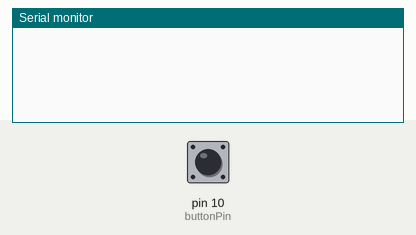
Simulated run of this sketch. Board: Arduino Uno, built with avr-gcc and run on an emulated ATmega328P. Shown: the last lines printed to the serial monitor. The inputs (shaded band) are chosen by the test bench; at power-on: pin 10 (buttonPin) HIGH.

Above: at 1.2 s.
1.3 s: pin 10 (buttonPin) pulled LOW for 0.15 s
At 2.6 s:
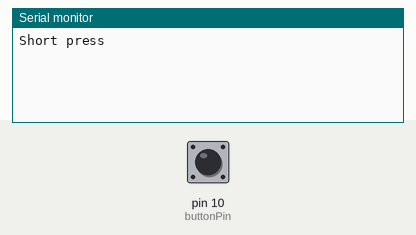
2.9 s: pin 10 (buttonPin) pulled LOW for 1 s
At 5.3 s:
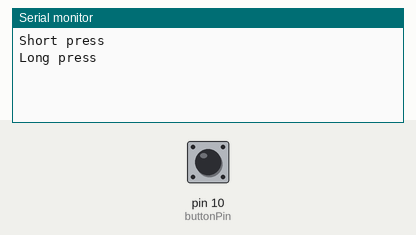

The sketch:

knopochka.ino
```cpp
const int buttonPin=10;// вывод кнопки 0 нажата 1 нет
uint32_t last_millis; // переменные: последний  millis

uint8_t botton(){
  if (digitalRead(buttonPin) == 1){ // кнопка не нажата
     last_millis = millis();
     return 0;}
   delay(5);
   while (digitalRead(buttonPin) == 0);
   delay(5);
   if (last_millis+15 > millis()){ // ложное срабатывание
     //Serial.println(millis()-last_millis);
     last_millis = millis();
     return 0;}
   if (last_millis+600 > millis()){ // короткое нажатие меньше 0.30 сек
     //Serial.println(millis()-last_millis);
     last_millis = millis();
     return 1;}
   //Serial.println(millis()-last_millis);
   last_millis = millis(); // длинное нажатие больше 0.30 сек
   return 2;
};


void setup()
{
  Serial.begin(9600); // Запускаем последовательный порт
  pinMode(buttonPin, INPUT_PULLUP); // вывод на ввод с подтягивающим резистром
  last_millis = millis();
}
void loop()
 {
   switch (botton()) {
      case 1:  Serial.println("Short press");
         break;
     case 2:  Serial.println("Long press");
         break;
   }
 }
```

Measured:
- after the input at 1.3 s, the serial monitor: prints a new line after 0.16 s (image 1)
- after the input at 2.9 s, the serial monitor: prints a new line after 1.0 s (image 2)
